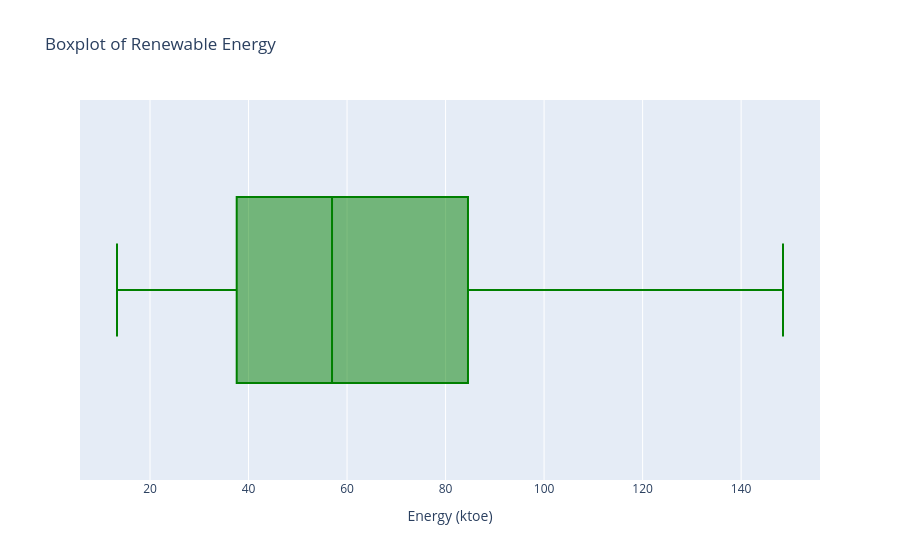

Notebook code for this chart:
### Markdown cell above
### 2.1.3 Boxplot of Renewable Energy

### Code cell
import plotly.graph_objects as go

fig = go.Figure()

fig.add_trace(go.Box(
    x=ie_power_production_df["Renewable_Energy"],
    orientation='h',
    marker_color='green',
    name='Renewable Energy'
))

fig.update_layout(
    title='Boxplot of Renewable Energy',
    xaxis_title='Energy (ktoe)',
    yaxis=dict(showticklabels=False)
    
)
fig.write_image("./assests/boxplot.png")
fig.show()

### Figure 1 — Plotly figure (JSON) as saved in the notebook; plotly's stock layout.template omitted (floating-point values rounded to 4 significant figures; data arrays with more than 128 entries replaced by an {"elided": "..."} marker saying what was removed)
{"data": [{"marker": {"color": "green"}, "name": "Renewable Energy", "orientation": "h", "type": "box", "x": {"elided": "180 float values"}}], "layout": {"title": {"text": "Boxplot of Renewable Energy"}, "xaxis": {"title": {"text": "Energy (ktoe)"}}, "yaxis": {"showticklabels": false}}}
